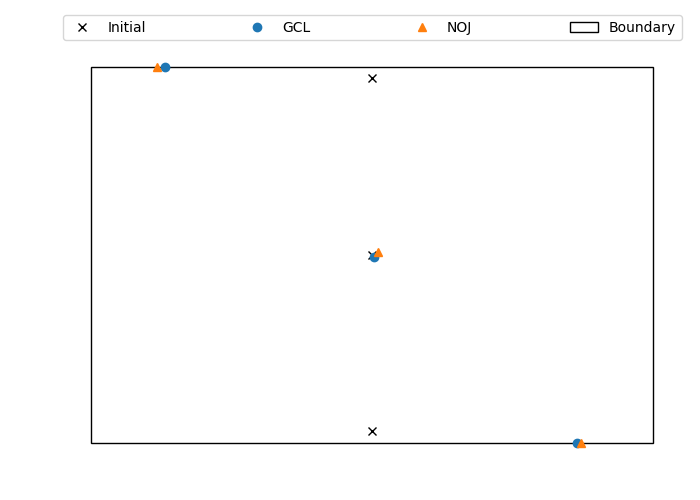

Reproduce this figure in Python.
"""Example: optimization with different wake models

This example uses a dummy cost function to optimize a simple wind turbine
layout that is subject to constraints. The optimization pushes the wind turbine
locations to specified locations in the farm.
"""
import os
import warnings

from matplotlib.patches import Polygon
import matplotlib.pyplot as plt
import numpy as np

from topfarm.plotting import PlotComp
from topfarm import TopFarm
from topfarm.cost_models.utils.wind_resource import WindResource
from topfarm.cost_models.cost_model_wrappers import AEPCostModelComponent
from topfarm.cost_models.fused_wake_wrappers import FusedWakeGCLWakeModel, \
    FusedWakeNOJWakeModel
from topfarm.cost_models.utils.aep_calculator import AEPCalculator


# ------------------------ INPUTS ------------------------

# paths to input files
test_files_dir = os.path.join(os.path.dirname(__file__), '..', 'topfarm',
                              'tests', 'test_files')  # file locations
wf_path = os.path.join(test_files_dir, 'wind_farms',
                       '3tb.yml')  # path to wind farm
f = [3.597152, 3.948682, 5.167395, 7.000154, 8.364547, 6.43485, 8.643194,
     11.77051, 15.15757, 14.73792, 10.01205, 5.165975]  # horns rev
a = [9.176929,  9.782334, 9.531809, 9.909545, 10.04269, 9.593921, 9.584007,
     10.51499, 11.39895, 11.68746, 11.63732, 10.08803]  # horns rev
k = [2.392578, 2.447266, 2.412109, 2.591797, 2.755859, 2.595703, 2.583984,
     2.548828, 2.470703, 2.607422, 2.626953, 2.326172]  # horns rev
rot_diam = 80.0  # rotor diameter [m]
bnd_size = 2 * rot_diam + 10  # boundary size
init_pos = np.array([(0, 2 * rot_diam), (0, 0),
                     (0, -2 * rot_diam)])  # initial turbine positions
boundary = [(-bnd_size, bnd_size), (bnd_size, bnd_size),
            (bnd_size, -bnd_size), (-bnd_size, -bnd_size),
            (-bnd_size, bnd_size)]  # wind farm boundary
min_spacing = 2.0 * rot_diam  # minimum spacing between turbines [m]

# ------------------------ DEFINE WIND RESOURCE ------------------------

wind_res = WindResource(f, a, k, np.zeros_like(k))

# ------------------------ OPTIMIZATION ------------------------

warnings.filterwarnings('ignore')  # temporarily disable fusedwake warnings

# GCL: define the wake model, aep calculator, and optimization problem
wake_mod_gcl = FusedWakeGCLWakeModel(wf_path)
aep_calc_gcl = AEPCalculator(wind_res, wake_mod_gcl)
tf_gcl = TopFarm(init_pos, aep_calc_gcl.get_TopFarm_cost_component(),
                 min_spacing, boundary=boundary)

# NOJ: define the wake model, aep calculator, and optimization problem
wake_mod_noj = FusedWakeNOJWakeModel(wf_path)
aep_calc_noj = AEPCalculator(wind_res, wake_mod_noj)
tf_noj = TopFarm(init_pos, aep_calc_noj.get_TopFarm_cost_component(),
                 min_spacing, boundary=boundary)

# run the optimization
cost_gcl, state_gcl, recorder_gcl = tf_gcl.optimize()
cost_noj, state_noj, recorder_noj = tf_noj.optimize()

# ------------------------ POST-PROCESS ------------------------

# get the optimized locations
opt_gcl = tf_gcl.turbine_positions
opt_noj = tf_noj.turbine_positions

# create the array of costs for easier printing
costs = np.diag([cost_gcl, cost_noj])
costs[0, 1] = TopFarm(opt_gcl, aep_calc_noj.get_TopFarm_cost_component(),
                      min_spacing,
                      boundary=boundary).evaluate()[0]  # noj cost, gcl locs
costs[1, 0] = TopFarm(opt_noj, aep_calc_gcl.get_TopFarm_cost_component(),
                      min_spacing,
                      boundary=boundary).evaluate()[0]  # gcl cost, noj locs

warnings.filterwarnings('default')  # re-enable warnings warnings

# ------------------------ PRINT STATS ------------------------

aep_diffs = 200 * (costs[:, 0] - costs[:, 1]) / (costs[:, 0] + costs[:, 1])
loc_diffs = 200 * (costs[0, :] - costs[1, :]) / (costs[0, :] + costs[1, :])

print('\nComparison of cost models vs. optimized locations:')
print('\nCost    |    GCL_aep      NOJ_aep')
print('---------------------------------')
print(f'GCL_loc |{costs[0,0]:11.2f} {costs[0,1]:11.2f}' +
      f'   ({aep_diffs[0]:.2f}%)')
print(f'NOJ_loc |{costs[1,0]:11.2f} {costs[1,1]:11.2f}' +
      f'   ({aep_diffs[1]:.2f}%)')
print(f'             ({loc_diffs[0]:.2f}%)     ({loc_diffs[1]:.2f}%)')

# ------------------------ PLOT (if possible) ------------------------

try:

    # initialize the figure and axes
    fig = plt.figure(1, figsize=(7, 5))
    plt.clf()
    ax = plt.axes()

    # plot the boundary and desired locations
    ax.add_patch(Polygon(boundary, fill=False,
                         label='Boundary'))  # boundary
    ax.plot(init_pos[:, 0], init_pos[:, 1], 'xk',
            label='Initial')
    ax.plot(opt_gcl[:, 0], opt_gcl[:, 1], 'o',
            label='GCL')
    ax.plot(opt_noj[:, 0], opt_noj[:, 1], '^',
            label='NOJ')

    # make a few adjustments to the plot
    ax.autoscale_view()  # autoscale the boundary
    plt.legend(bbox_to_anchor=(0., 1.02, 1., .102), loc=3,
               ncol=4, mode='expand', borderaxespad=0.)  # add a legend
    plt.tight_layout()  # zoom the plot in
    plt.axis('off')  # remove the axis

    # save the png
    fig.savefig(os.path.basename(__file__).replace('.py', '.png'))

except RuntimeError:
    pass
